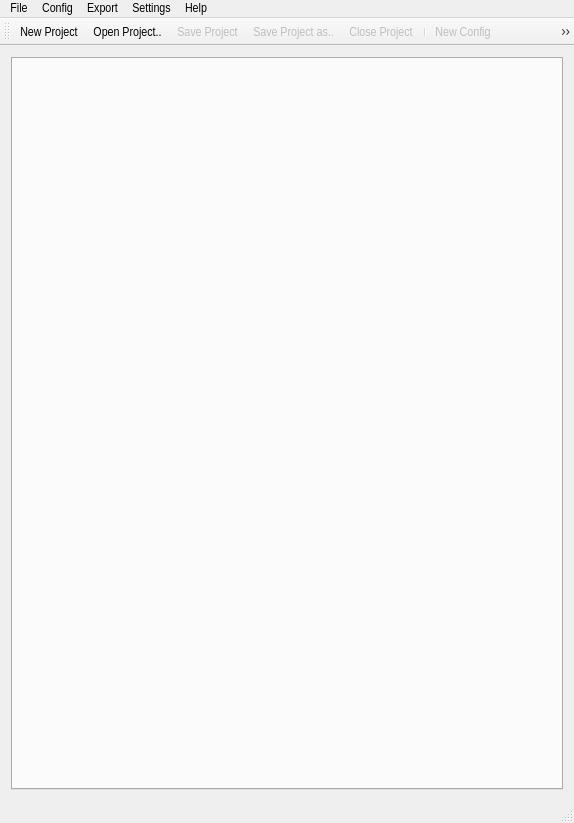
<?xml version="1.0" encoding="UTF-8"?>
<ui version="4.0">
 <class>cdegs_main</class>
 <widget class="QMainWindow" name="cdegs_main">
  <property name="geometry">
   <rect>
    <x>0</x>
    <y>0</y>
    <width>574</width>
    <height>823</height>
   </rect>
  </property>
  <property name="sizePolicy">
   <sizepolicy hsizetype="MinimumExpanding" vsizetype="MinimumExpanding">
    <horstretch>0</horstretch>
    <verstretch>0</verstretch>
   </sizepolicy>
  </property>
  <property name="minimumSize">
   <size>
    <width>574</width>
    <height>823</height>
   </size>
  </property>
  <property name="font">
   <font>
    <family>Arial Narrow</family>
    <pointsize>10</pointsize>
   </font>
  </property>
  <property name="windowTitle">
   <string>CDEGS Aid</string>
  </property>
  <property name="styleSheet">
   <string notr="true"/>
  </property>
  <widget class="QWidget" name="centralwidget">
   <layout class="QGridLayout" name="gridLayout">
    <item row="1" column="2">
     <spacer name="horizontalSpacer_2">
      <property name="orientation">
       <enum>Qt::Horizontal</enum>
      </property>
      <property name="sizeType">
       <enum>QSizePolicy::Fixed</enum>
      </property>
      <property name="sizeHint" stdset="0">
       <size>
        <width>2</width>
        <height>20</height>
       </size>
      </property>
     </spacer>
    </item>
    <item row="0" column="1">
     <spacer name="verticalSpacer">
      <property name="orientation">
       <enum>Qt::Vertical</enum>
      </property>
      <property name="sizeType">
       <enum>QSizePolicy::Fixed</enum>
      </property>
      <property name="sizeHint" stdset="0">
       <size>
        <width>20</width>
        <height>2</height>
       </size>
      </property>
     </spacer>
    </item>
    <item row="1" column="1">
     <widget class="QTabWidget" name="tabProjects">
      <property name="enabled">
       <bool>true</bool>
      </property>
      <property name="sizePolicy">
       <sizepolicy hsizetype="MinimumExpanding" vsizetype="MinimumExpanding">
        <horstretch>0</horstretch>
        <verstretch>0</verstretch>
       </sizepolicy>
      </property>
      <property name="minimumSize">
       <size>
        <width>400</width>
        <height>400</height>
       </size>
      </property>
      <property name="tabShape">
       <enum>QTabWidget::Rounded</enum>
      </property>
      <property name="currentIndex">
       <number>-1</number>
      </property>
      <property name="documentMode">
       <bool>false</bool>
      </property>
      <property name="tabsClosable">
       <bool>true</bool>
      </property>
      <property name="movable">
       <bool>false</bool>
      </property>
     </widget>
    </item>
    <item row="1" column="0">
     <spacer name="horizontalSpacer">
      <property name="orientation">
       <enum>Qt::Horizontal</enum>
      </property>
      <property name="sizeType">
       <enum>QSizePolicy::Fixed</enum>
      </property>
      <property name="sizeHint" stdset="0">
       <size>
        <width>2</width>
        <height>20</height>
       </size>
      </property>
     </spacer>
    </item>
    <item row="2" column="1">
     <spacer name="verticalSpacer_2">
      <property name="orientation">
       <enum>Qt::Vertical</enum>
      </property>
      <property name="sizeType">
       <enum>QSizePolicy::Fixed</enum>
      </property>
      <property name="sizeHint" stdset="0">
       <size>
        <width>10</width>
        <height>2</height>
       </size>
      </property>
     </spacer>
    </item>
   </layout>
  </widget>
  <widget class="QMenuBar" name="menubar">
   <property name="geometry">
    <rect>
     <x>0</x>
     <y>0</y>
     <width>574</width>
     <height>18</height>
    </rect>
   </property>
   <widget class="QMenu" name="menuFile">
    <property name="title">
     <string>File</string>
    </property>
    <addaction name="actionNew_Project"/>
    <addaction name="actionOpen_Project"/>
    <addaction name="actionSave_Project"/>
    <addaction name="actionSave_Project_as"/>
    <addaction name="actionClose_Project"/>
    <addaction name="separator"/>
    <addaction name="actionQuit"/>
   </widget>
   <widget class="QMenu" name="menuConfig">
    <property name="title">
     <string>Config</string>
    </property>
    <addaction name="actionNew_Config"/>
    <addaction name="actionOpen_Config"/>
    <addaction name="actionSave_Config"/>
    <addaction name="actionSave_All_Configs"/>
    <addaction name="actionClose_Config"/>
   </widget>
   <widget class="QMenu" name="menuExport">
    <property name="title">
     <string>Export</string>
    </property>
    <addaction name="actionExport_Config"/>
    <addaction name="actionExport_Config_as"/>
   </widget>
   <widget class="QMenu" name="menuHelp">
    <property name="title">
     <string>Help</string>
    </property>
    <addaction name="actionAbout"/>
   </widget>
   <widget class="QMenu" name="menuSettings">
    <property name="title">
     <string>Settings</string>
    </property>
    <addaction name="actionStylesheet"/>
   </widget>
   <addaction name="menuFile"/>
   <addaction name="menuConfig"/>
   <addaction name="menuExport"/>
   <addaction name="menuSettings"/>
   <addaction name="menuHelp"/>
  </widget>
  <widget class="QStatusBar" name="statusbar"/>
  <widget class="QToolBar" name="toolBar">
   <property name="windowTitle">
    <string>toolBar</string>
   </property>
   <attribute name="toolBarArea">
    <enum>TopToolBarArea</enum>
   </attribute>
   <attribute name="toolBarBreak">
    <bool>false</bool>
   </attribute>
   <addaction name="actionNew_Project"/>
   <addaction name="actionOpen_Project"/>
   <addaction name="actionSave_Project"/>
   <addaction name="actionSave_Project_as"/>
   <addaction name="actionClose_Project"/>
   <addaction name="separator"/>
   <addaction name="actionNew_Config"/>
   <addaction name="actionOpen_Config"/>
   <addaction name="actionSave_Config"/>
   <addaction name="actionSave_All_Configs"/>
   <addaction name="actionClose_Config"/>
   <addaction name="separator"/>
   <addaction name="actionExport_Config"/>
   <addaction name="actionExport_Config_as"/>
  </widget>
  <action name="actionAbout">
   <property name="text">
    <string>About..</string>
   </property>
  </action>
  <action name="actionNew_Project">
   <property name="icon">
    <iconset resource="../ressources.qrc">
     <normaloff>:/res/res/mini-new-project.png</normaloff>:/res/res/mini-new-project.png</iconset>
   </property>
   <property name="text">
    <string>New Project</string>
   </property>
  </action>
  <action name="actionOpen_Project">
   <property name="icon">
    <iconset resource="../ressources.qrc">
     <normaloff>:/res/res/mini-open-project.png</normaloff>:/res/res/mini-open-project.png</iconset>
   </property>
   <property name="text">
    <string>Open Project..</string>
   </property>
  </action>
  <action name="actionSave_Project">
   <property name="enabled">
    <bool>false</bool>
   </property>
   <property name="icon">
    <iconset resource="../ressources.qrc">
     <normaloff>:/res/res/mini-save-project.png</normaloff>:/res/res/mini-save-project.png</iconset>
   </property>
   <property name="text">
    <string>Save Project</string>
   </property>
   <property name="shortcut">
    <string>Ctrl+S</string>
   </property>
  </action>
  <action name="actionSave_Project_as">
   <property name="enabled">
    <bool>false</bool>
   </property>
   <property name="icon">
    <iconset resource="../ressources.qrc">
     <normaloff>:/res/res/mini-save-as-project.png</normaloff>:/res/res/mini-save-as-project.png</iconset>
   </property>
   <property name="text">
    <string>Save Project as..</string>
   </property>
   <property name="shortcut">
    <string>Ctrl+Shift+S</string>
   </property>
  </action>
  <action name="actionClose_Project">
   <property name="enabled">
    <bool>false</bool>
   </property>
   <property name="icon">
    <iconset resource="../ressources.qrc">
     <normaloff>:/res/res/mini-close-project.png</normaloff>:/res/res/mini-close-project.png</iconset>
   </property>
   <property name="text">
    <string>Close Project</string>
   </property>
  </action>
  <action name="actionQuit">
   <property name="text">
    <string>Quit</string>
   </property>
  </action>
  <action name="actionNew_Config">
   <property name="enabled">
    <bool>false</bool>
   </property>
   <property name="icon">
    <iconset resource="../ressources.qrc">
     <normaloff>:/res/res/mini-new-config.png</normaloff>:/res/res/mini-new-config.png</iconset>
   </property>
   <property name="text">
    <string>New Config</string>
   </property>
  </action>
  <action name="actionOpen_Config">
   <property name="enabled">
    <bool>false</bool>
   </property>
   <property name="icon">
    <iconset resource="../ressources.qrc">
     <normaloff>:/res/res/mini-open-config.png</normaloff>:/res/res/mini-open-config.png</iconset>
   </property>
   <property name="text">
    <string>Open Config..</string>
   </property>
  </action>
  <action name="actionSave_Config">
   <property name="enabled">
    <bool>false</bool>
   </property>
   <property name="icon">
    <iconset resource="../ressources.qrc">
     <normaloff>:/res/res/mini-save-config.png</normaloff>:/res/res/mini-save-config.png</iconset>
   </property>
   <property name="text">
    <string>Save Config</string>
   </property>
  </action>
  <action name="actionClose_Config">
   <property name="enabled">
    <bool>false</bool>
   </property>
   <property name="icon">
    <iconset resource="../ressources.qrc">
     <normaloff>:/res/res/mini-close-config.png</normaloff>:/res/res/mini-close-config.png</iconset>
   </property>
   <property name="text">
    <string>Close Config</string>
   </property>
  </action>
  <action name="actionExport_Config">
   <property name="enabled">
    <bool>false</bool>
   </property>
   <property name="icon">
    <iconset resource="../ressources.qrc">
     <normaloff>:/res/res/mini-export.png</normaloff>:/res/res/mini-export.png</iconset>
   </property>
   <property name="text">
    <string>Export Config</string>
   </property>
  </action>
  <action name="actionExport_Config_as">
   <property name="enabled">
    <bool>false</bool>
   </property>
   <property name="icon">
    <iconset resource="../ressources.qrc">
     <normaloff>:/res/res/mini-export-as.png</normaloff>:/res/res/mini-export-as.png</iconset>
   </property>
   <property name="text">
    <string>Export Config as..</string>
   </property>
  </action>
  <action name="actionStylesheet">
   <property name="text">
    <string>Stylesheet..</string>
   </property>
  </action>
  <action name="actionSave_All_Configs">
   <property name="enabled">
    <bool>false</bool>
   </property>
   <property name="icon">
    <iconset resource="../ressources.qrc">
     <normaloff>:/res/res/mini-save-all-configs.png</normaloff>:/res/res/mini-save-all-configs.png</iconset>
   </property>
   <property name="text">
    <string>Save All Configs</string>
   </property>
  </action>
 </widget>
 <resources>
  <include location="../ressources.qrc"/>
 </resources>
 <connections>
  <connection>
   <sender>actionQuit</sender>
   <signal>triggered()</signal>
   <receiver>cdegs_main</receiver>
   <slot>close()</slot>
   <hints>
    <hint type="sourcelabel">
     <x>-1</x>
     <y>-1</y>
    </hint>
    <hint type="destinationlabel">
     <x>393</x>
     <y>301</y>
    </hint>
   </hints>
  </connection>
 </connections>
</ui>
